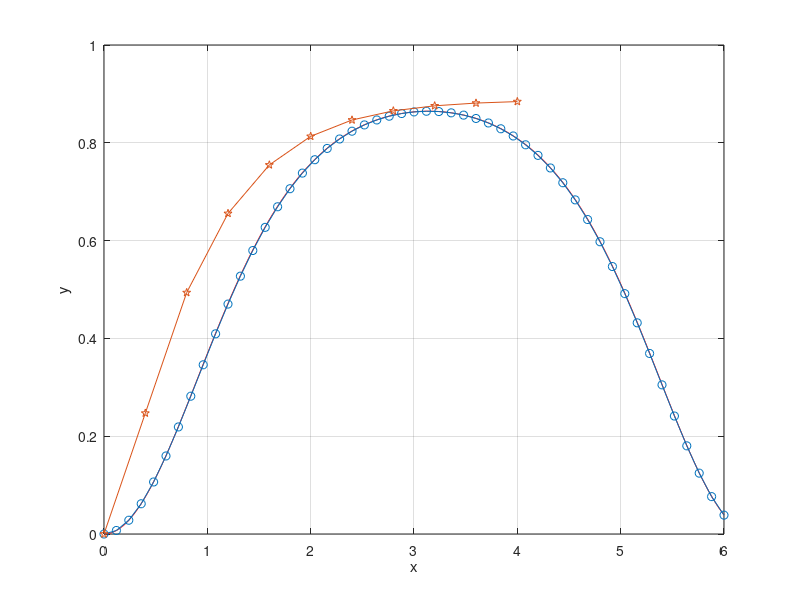

Source code (MATLAB):
f = @(x,y) sin(x)*(1-y);
df = @(x) 1 - exp(cos(x) - 1);
disp('PC method')
x = 0;
y = df(x);
a = 0;
b = 6;
n = 50;
h = (b - a)/n;
x1 = a:0.01:b;
yn_pc = zeros(1,n+1);
x = a:h:b;
del_y = zeros(1, n+1);
x = a:h:b;
yn_pc(1) = y;
yn_pc(2) = y + h * f(a,y) + h^2/2 * ((f(a+h,y) - f(a,y))/h + f(a,y)*(f(a,y+h)-f(a,y)/h)) ;
for i = 3:n+1
  del_y(i) = yn_pc(i-1) + h/2 * (3*f(x(i-1), yn_pc(i-1)) - f(x(i-2), yn_pc(i-2)));
  yn_pc(i) = yn_pc(i-1) + h/2 * (f(x(i-1), yn_pc(i-1)) + f(x(i), del_y(i)));
end
yn_pc = yn_pc;
ya = df(x);
e = max(abs(yn_pc - ya))
plot(x1, df(x1), '-r')
hold on
plot(x, yn_pc, '-o')
#hold off
#xlabel('x')
#ylabel('y')
#grid on
f = @(x,y) 1 + sin(y) - 2*y;
#df = @(x) 1 - exp(cos(x) - 1);
disp('PC method')
x = 0;
y = 0;
a = 0;
b = 4;
n = 10;
h = (b - a)/n;
x1 = a:0.01:b;
yn_pc = zeros(1,n+1);
x = a:h:b;
del_y = zeros(1, n+1);
x = a:h:b;
yn_pc(1) = y;
yn_pc(2) = y + h * f(a,y) + h^2/2 * ((f(a+h,y) - f(a,y))/h + f(a,y)*(f(a,y+h)-f(a,y)/h)) ;
for i = 3:n+1
  del_y(i) = yn_pc(i-1) + h/2 * (3*f(x(i-1), yn_pc(i-1)) - f(x(i-2), yn_pc(i-2)));
  yn_pc(i) = yn_pc(i-1) + h/2 * (f(x(i-1), yn_pc(i-1)) + f(x(i), del_y(i)));
end
yn_pc = yn_pc;
ya = df(x);
e = max(abs(yn_pc - ya))
#plot(x1, df(x1), '-b')
#hold on
plot(x, yn_pc, '-p')
hold off
xlabel('x')
ylabel('y')
grid on
